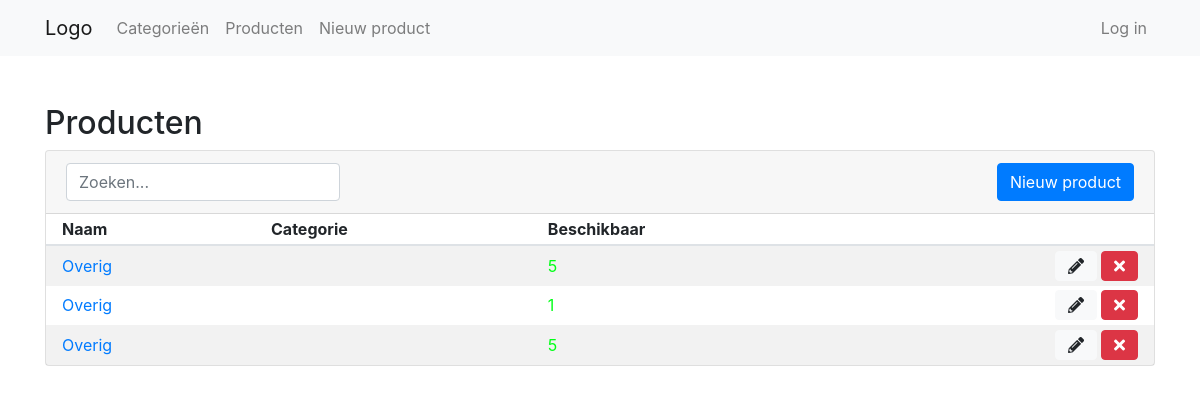
Page /producten on the earlier database version.
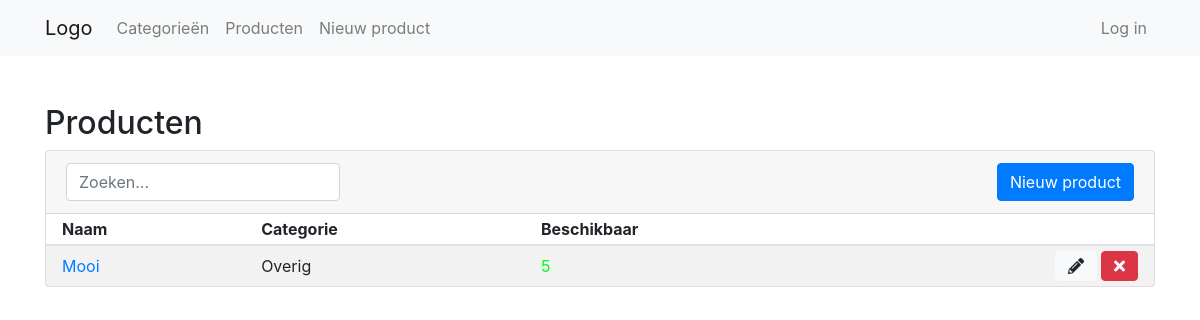
Same page on the later database version.
### tables this page shows
CREATE TABLE `products` (
  `product_id` int(11) NOT NULL,
  `category_id` int(11) NOT NULL,
  `name` varchar(255) NOT NULL,
  `slug` varchar(255) NOT NULL,
  `body` text NOT NULL,
  `created_at` timestamp NOT NULL DEFAULT CURRENT_TIMESTAMP,
  `count` int(11) NOT NULL,
  `available` int(11) NOT NULL
);

CREATE TABLE `categories` (
  `id` int(11) NOT NULL,
  `category_name` varchar(255) NOT NULL,
  `category_slug` varchar(255) NOT NULL
);

### application/controllers/Products.php (called while the page is built, shortened)
<?php
	class Products extends CI_Controller {
		public function index() {
			$data['title'] = 'Producten';
			$data['products'] = $this->Product_model->get_products();
			$this->load->view('templates/header');
			$this->load->view('products/index', $data);
			$this->load->view('templates/footer');
		}
	}

### index.php (called while the page is built, shortened)
<?php
require_once BASEPATH.'core/CodeIgniter.php';

### application/models/Product_model.php (called while the page is built, shortened)
<?php
	class Product_model extends CI_Model {
		public function get_products($slug = FALSE) {
			if ($slug === FALSE) {
				$this->db->join('categories', 'categories.id = products.category_id');
				$query = $this->db->get('products');
				return $query->result_array();
			}
			$query = $this->db->get_where('products', array('slug' => $slug));
			return $query->row_array();
		}
	}

### application/views/products/index.php (the view)
<h2><?=$title?></h2>
<?php if($products) { ?>
<div class="card mb-4" id="products">
	<div class="card-header d-flex justify-content-between align-items-center">
		<form class="form-inline mb-0">
			<input type="text" id="productSearch" class="form-control search" placeholder="Zoeken...">
		</form>
		<a href="<?php echo base_url(); ?>producten/nieuw" class="btn btn-primary">Nieuw product</a>
	</div>
	<div class="table-responsive">
		<table class="table card-table mb-0 table-striped">
			<thead>
				<tr>
					<th>Naam</th>
					<th>Categorie</th>
					<th>Beschikbaar</th>
               <th></th>
				</tr>
			</thead>
			<tbody class="list">
				<?php foreach($products as $product): ?>
					<tr>
						<td class="name"><a href="<?=site_url('/producten/' . $product['slug'])?>"><?=$product['name']?></a></td>
						<td><?=$product['category_name']?></td>
						<?php if ($product['available'] > 2 || $product['available'] == $product['count']) { ?>
							<td class="text-green"><?=$product['available']?></td>
						<?php } elseif ($product['available'] == 0) { ?>
							<td class="text-red">Niet beschikbaar</td>
						<?php } elseif ($product['available'] <= 2) { ?>
							<td class="text-orange"><?=$product['available']?></td>
						<?php } ?>
                        <td class="d-flex justify-content-end align-items-center">
	                        <a class="btn btn-light mr-1" href="products/edit/<?php echo $product['slug']; ?>"><i class="fas fa-pencil-alt"></i></a>
                           <?php echo form_open('/products/delete/'.$product['product_id']); ?>
                           	<button type="submit" class="btn btn-danger" style="font-size: 16px !important;"><i class="fas fa-times"></i></button>
                           </form>
                        </td>
                    </tr>
				<?php endforeach; ?>
			</tbody>
	</div>
</div>
<?php } ?>

### application/views/templates/header.php (shortened to what this page needs)
<html>
	<head>
		<link rel="stylesheet" href="<?php echo base_url(); ?>assets/css/bootstrap.min.css">
		<link rel="stylesheet" href="https://use.fontawesome.com/releases/v5.3.1/css/all.css">
		<link rel="stylesheet" href="<?php echo base_url(); ?>assets/css/style.css?<?php echo time(); ?>">
	</head>
	<body>
		<header class="mb-5">
			<nav class="navbar navbar-expand-lg navbar-light bg-light">
				<div class="container">
					<a class="navbar-brand" href="<?php echo base_url(); ?>">Logo</a>
					<div class="collapse navbar-collapse" id="navbarSupportedContent">
						<ul class="navbar-nav mr-auto">
							<li class="nav-item">
								<a class="nav-link" href="<?php echo base_url(); ?>categorieen">Categorieën</a>
							</li>
							<li class="nav-item">
								<a class="nav-link" href="<?php echo base_url(); ?>producten">Producten</a>
							</li>
							<li class="nav-item">
								<a class="nav-link" href="<?php echo base_url(); ?>producten/nieuw">Nieuw product</a>
							</li>
						</ul>
						<ul class="navbar-nav">
							<?php if (!$this->session->userdata('logged_in')) { ?>
							<li class="nav-item">
								<a class="nav-link" href="<?php echo base_url(); ?>users/login">Log in</a>
							</li>
							<?php } ?>
						</ul>
					</div>
				</div>
			</nav>
		</header>
		<main>
			<div class="container">

### application/views/templates/footer.php (shortened to what this page needs)
			</div>
		</main>
	</body>
</html>

### assets/css/style.css (style rules this page uses)
a { cursor: pointer; }
.text-green { color: #00ff17; }
form { margin: 0; }
.table td, .table th { vertical-align: middle; border: 0; padding: .30rem 1rem; }

Differences in the rows shown:
removed products: category.name "Overig", available "5"
removed products: category.name "Overig", available "1"
removed products: category.name "Overig", available "5"
added products: name "Mooi", category.category_name "Overig", available "5"
